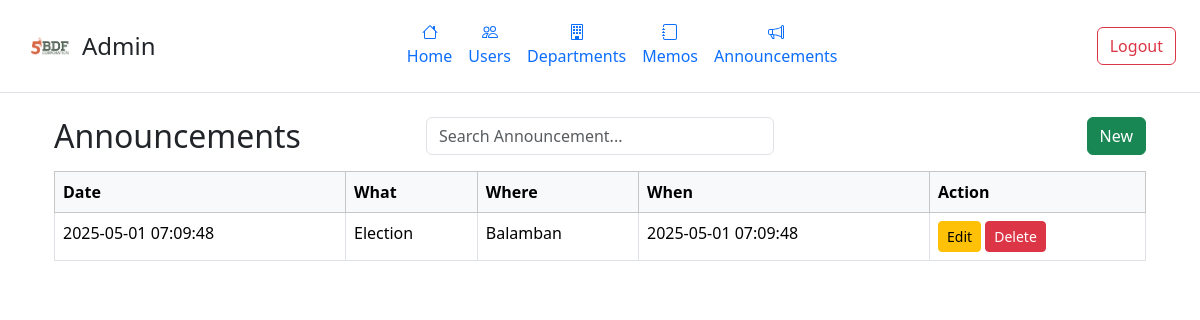
The page /admin/announcements.php (signed in) on the database its author committed.
### tables this page shows
CREATE TABLE `announcements` (
  `announcement_id` int(11) NOT NULL,
  `title` varchar(255) NOT NULL DEFAULT 'ANNOUNCEMENT',
  `date_created` datetime NOT NULL,
  `what` text NOT NULL,
  `where` varchar(255) NOT NULL,
  `when` datetime NOT NULL
);

### admin/announcements.php (the view, shortened to what this page needs)
<?php
require_once '../db/dbcon.php';
$query = "SELECT * FROM announcements ORDER BY date_created DESC";
$result = mysqli_query($conn, $query);
?>
<!DOCTYPE html>
<html lang="en">
<head>
  <link href="https://cdn.jsdelivr.net/npm/bootstrap@5.3.5/dist/css/bootstrap.min.css" rel="stylesheet">
</head>
<body>
<header class="d-flex flex-wrap align-items-center justify-content-between py-3 px-4 border-bottom">
  <div class="d-flex align-items-center gap-2">
    <img src="../img/5bdflogo.png" alt="5BDF Logo" height="50" width="50">
    <h4 class="m-0">Admin</h4>
  </div>
  <nav>
    <ul class="nav">
        <li class="nav-item">
        <a href="#" class="nav-link d-flex flex-column align-items-center px-2">
            Home
        </a>
        </li>
        <li class="nav-item">
        <a href="./admin.php" class="nav-link d-flex flex-column align-items-center px-2">
            Users
        </a>
        </li>
        <li class="nav-item">
        <a href="./departments.php" class="nav-link d-flex flex-column align-items-center px-2">
            Departments
        </a>
        </li>
        <li class="nav-item">
        <a href="./memos.php" class="nav-link d-flex flex-column align-items-center px-2">
            Memos
        </a>
        </li>
        <li class="nav-item">
        <a href="./announcements.php" class="nav-link d-flex flex-column align-items-center px-2">
            Announcements
        </a>
        </li>
    </ul>
</nav>
  <div>
    <button class="btn btn-outline-danger ms-2" onclick="window.location.href='logout.php'">Logout</button>
  </div>
</header>
  <div class="container mt-4">
      <div class="container my-4">
        <div class="row mb-3 align-items-center">
          <div class="col-md-4">
            <h2 class="m-0">Announcements</h2>
          </div>
          <div class="col-md-4 text-center">
            <input type="text" class="form-control" id="searchInput" placeholder="Search Announcement..." onkeyup="filterAnnouncements()">
          </div>
          <div class="col-md-4 text-end">
            <button type="button" class="btn btn-success" data-bs-toggle="modal" data-bs-target="#addNewAnnouncement">New</button>
          </div>
        </div>
    <table class="table table-bordered">
      <thead class="table-light">
        <tr>
          <th>Date</th>
          <th>What</th>
          <th>Where</th>
          <th>When</th>
          <th>Action</th>
        </tr>
      </thead>
      <tbody>
    <?php while ($row = mysqli_fetch_assoc($result)) { ?>
    <tr>
        <td><?php echo $row['date_created']; ?></td>
        <td><?php echo htmlspecialchars($row['what']); ?></td>
        <td><?php echo htmlspecialchars($row['where']); ?></td>
        <td><?php echo $row['when']; ?></td>
        <td>
            <button class="btn btn-sm btn-warning" data-bs-toggle="modal" data-bs-target="#editModal<?php echo $row['announcement_id']; ?>">Edit</button>
            <button class="btn btn-sm btn-danger" data-bs-toggle="modal" data-bs-target="#deleteModal<?php echo $row['announcement_id']; ?>">Delete</button>
        </td>
    </tr>
    <?php } ?>
</tbody>
    </table>
</div>
  </div>
</body>
</html>

### rows shown on the page
announcements: date_created "2025-05-01 07:09:48", what "Election", where "Balamban", when "2025-05-01 07:09:48"
